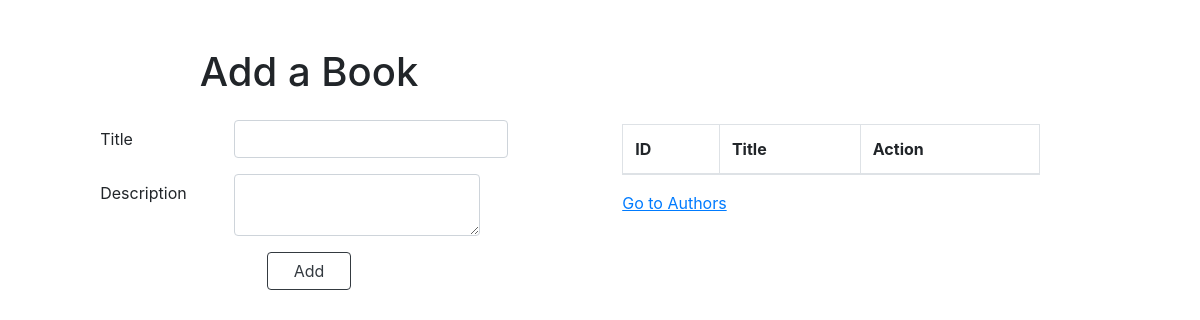
Before: /books with the older database file.
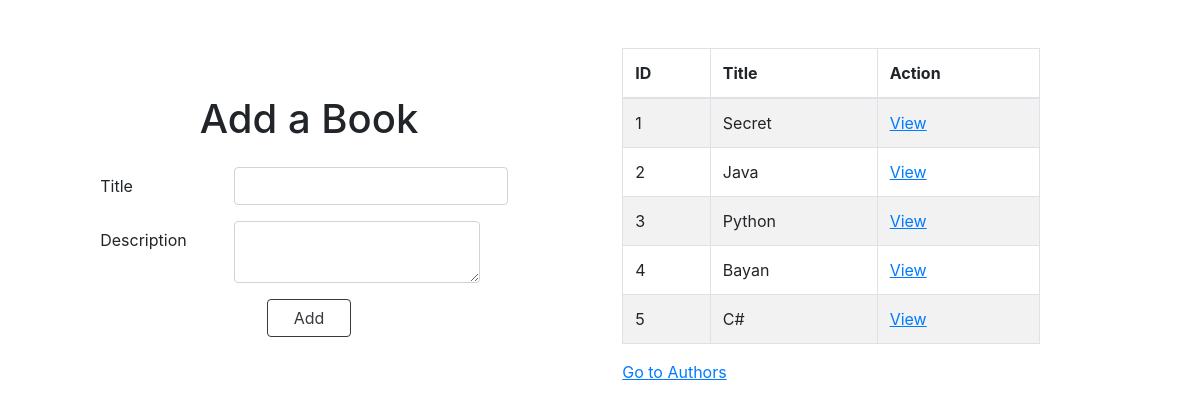
After: the same page with the newer database file.
### books/models.py (models this page shows)
class Book(models.Model):
    title = models.CharField(max_length=255)
    description = models.TextField()
    authors = models.ManyToManyField(Author, related_name="books")
    created_at = models.DateTimeField(auto_now_add=True)
    updated_at = models.DateTimeField(auto_now=True)

### books/views.py (the view)
# urls.py: path('books', views.index),
def index(request):
    context = {
        'books': Book.objects.all()
    }
    return render(request, 'books.html', context)

### books/templates/books.html (shortened to what this page needs)
<!DOCTYPE html>
<html lang="en">
<head>
    <link rel="stylesheet" href="https://cdn.jsdelivr.net/npm/bootstrap@4.3.1/dist/css/bootstrap.min.css">
</head>
<body>
    <div class="container d-inline-flex flex-wrap justify-content-around align-items-center p-5 mb-5">
    <section class="book-form">
        <h1 class="text-center mb-4">Add a Book</h1>
        <form action="/books/add_book" method="post">
            <div class="form-group row">
                <label for="book_title" class="col-4 col-form-label">Title</label>
                <div>
                  <input type="text" class="form-control" id="book_title" name="book_title">
                </div>
              </div>
              <div class="form-group row">
                <label for="book_description" class="col-4 col-form-label">Description</label>
                <div>
                <textarea name="book_description" class="form-control" id="book_description"></textarea>
                </div>
              </div>
              <div class="text-center ">
              <button class="btn btn-outline-dark">Add</button>
            </div>
        </form>
    </section>
    <section class="book-table">
        <table class="table table-striped table-bordered">
            <thead>
              <tr>
                <th scope="col">ID</th>
                <th scope="col">Title</th>
                <th scope="col">Action</th>
              </tr>
            </thead>
            <tbody>
                {% for book in books %}
                <tr>
                    <td>{{ book.id }}</td>
                    <td>{{ book.title }}</td>
                    <td>
                        <a href="/books/{{book.id}}"><u>View</u></a>
                    </td>
                </tr>
                {% endfor %}
            </tbody>
          </table>
          <a href="/authors"><u>Go to Authors</u></a>
    </section>
</div>
</body>
</html>

Changed rows visible on the page:
added Book: id "1", title "Secret"
added Book: id "2", title "Java"
added Book: id "3", title "Python"
added Book: id "4", title "Bayan"
added Book: id "5", title "C#"
